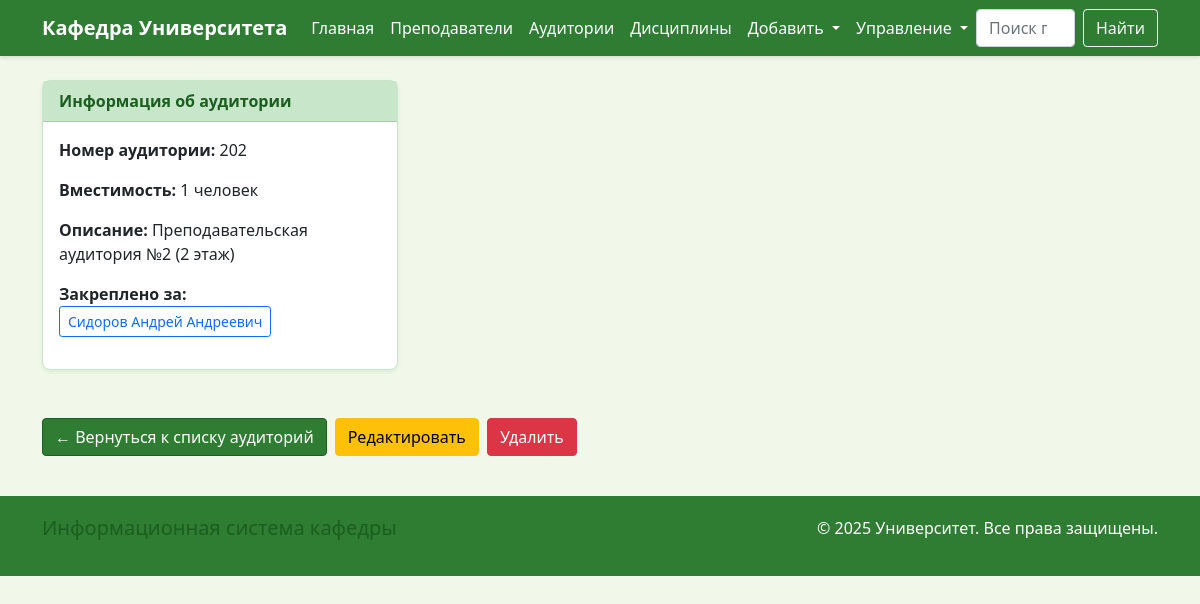
Page /classrooms/39/ on the committed database.
### department/models.py (models this page shows, shortened)
class Classroom(models.Model):
    room_number = models.CharField(max_length=10, verbose_name="Номер аудитории", unique=True)
    capacity = models.IntegerField(verbose_name="Вместимость", default=25)
    description = models.TextField(verbose_name="Описание", blank=True)
    class Meta:
        verbose_name = "Аудитория"
        verbose_name_plural = "Аудитории"
        ordering = ['room_number']

class Teacher(models.Model):
    last_name = models.CharField(max_length=100, verbose_name="Фамилия")
    first_name = models.CharField(max_length=100, verbose_name="Имя")
    middle_name = models.CharField(max_length=100, verbose_name="Отчество", blank=True)
    email = models.EmailField(verbose_name="Email")
    phone = models.CharField(max_length=20, verbose_name="Телефон")
    position = models.CharField(max_length=100, verbose_name="Должность")
    academic_degree = models.CharField(max_length=100, verbose_name="Ученая степень", blank=True)
    employment_date = models.DateField(verbose_name="Дата приема на работу")
    FULL_TIME = 'full'
    PART_TIME = 'part'
    EMPLOYMENT_CHOICES = [
        (FULL_TIME, 'Полная ставка'),
        (PART_TIME, 'Неполная ставка'),
    ]
    employment_type = models.CharField(
        max_length=10,
        choices=EMPLOYMENT_CHOICES,
        default=FULL_TIME,
        verbose_name="Тип занятости"
    )
    rate = models.FloatField(
        verbose_name="Ставка",
        validators=[MinValueValidator(0.1), MaxValueValidator(1.0)],
        default=1.0
    )
    workplace = models.ForeignKey(
        Classroom,
        on_delete=models.SET_NULL,
        null=True,
        blank=True,
        verbose_name="Рабочее место",
        unique=True
    )
    disciplines = models.ManyToManyField(Discipline, verbose_name="Дисциплины", blank=True)
    additional_works = models.ManyToManyField(
        AdditionalWorkType,
        through='TeacherAdditionalWork',
        verbose_name="Дополнительные работы",
        blank=True
    )
    notes = models.TextField(verbose_name="Примечания", blank=True)
    photo = models.ImageField(upload_to='teachers/', verbose_name="Фотография", blank=True, null=True)
    class Meta:
        verbose_name = "Преподаватель"
        verbose_name_plural = "Преподаватели"
        ordering = ['last_name', 'first_name']

### department/views.py (the view)
# urls.py: path('classrooms/<int:pk>/', views.ClassroomDetailView.as_view(), name='classroom_detail'),
class ClassroomDetailView(DetailView):
    model = Classroom
    template_name = 'department/classroom_detail.html'
    context_object_name = 'classroom'
    def get_context_data(self, **kwargs):
        context = super().get_context_data(**kwargs)
        context['teachers'] = Teacher.objects.filter(workplace=self.object)
        return context

### templates/department/classroom_detail.html (shortened to what this page needs)
{% extends 'base.html' %}
{% block content %}
<div class="row">
    <div class="col-md-4">
        <div class="card mb-4">
            <div class="card-header">
                Информация об аудитории
            </div>
            <div class="card-body">
                <p><strong>Номер аудитории:</strong> {{ classroom.room_number }}</p>
                <p><strong>Вместимость:</strong> {{ classroom.capacity }} человек</p>
                {% if classroom.description %}
                <p><strong>Описание:</strong> {{ classroom.description }}</p>
                {% endif %}
                {% if teachers %}
                <p><strong>Закреплено за:</strong>
                    {% for teacher in teachers %}
                    <a href="{% url 'department:teacher_detail' teacher.pk %}" class="btn btn-sm btn-outline-primary">
                    {{ teacher.last_name }} {{teacher.first_name}} {{teacher.middle_name }}</a>
                </p>
                    {% endfor %}
                {% endif %}
            </div>
        </div>
    </div>
</div>
<div class="mt-4 d-flex gap-2">
    <a href="{% url 'department:classroom_list' %}" class="btn btn-primary">
        ← Вернуться к списку аудиторий
    </a>
    <a href="{% url 'department:classroom_update' classroom.pk %}" class="btn btn-warning">
         Редактировать
    </a>
    <a href="{% url 'department:classroom_delete' classroom.pk %}" class="btn btn-danger">
         Удалить
    </a>
</div>
{% endblock %}

### templates/base.html (style rules this page uses)
:root { --primary-green: #2e7d32; --light-green: #4caf50; --dark-green: #1b5e20; --lighter-green: #c8e6c9; --bg-green: #f1f8e9; }
body { background-color: var(--bg-green); font-family: 'Segoe UI', Tahoma, Geneva, Verdana, sans-serif; }
.btn-primary { background-color: var(--primary-green); border-color: var(--dark-green); }
.card { border: 1px solid var(--lighter-green); border-radius: 8px; box-shadow: 0 2px 4px rgba(46, 125, 50, 0.1); }
.card-header { background-color: var(--lighter-green); color: var(--dark-green); font-weight: bold; }
a { color: var(--primary-green); }

### rows in the picture
Classroom: room_number "202", capacity "1", description "Преподавательская аудитория №2 (2 этаж)"
Teacher: last_name "Сидоров", first_name "Андрей", middle_name "Андреевич"
